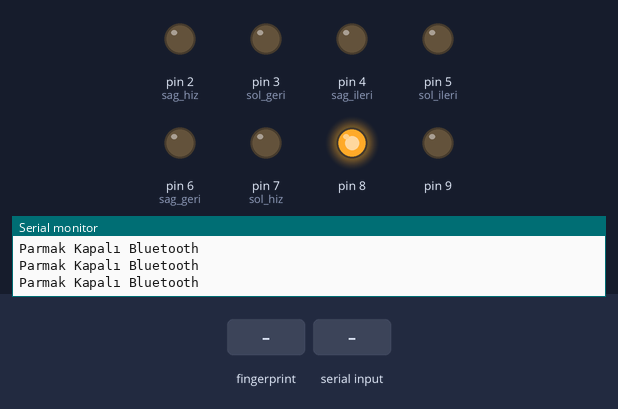
Recording of a sketch running on a simulated Arduino Mega 2560, built with avr-gcc and run on an emulated ATmega2560. Parts: output pins drawn as LEDs (lit = HIGH), the last lines printed to the serial monitor. The inputs (shaded band) are chosen by the test bench.

Above: at 2.2 s.
2.3 s: finger stored as number 1 placed on the sensor
At 3.8 s:
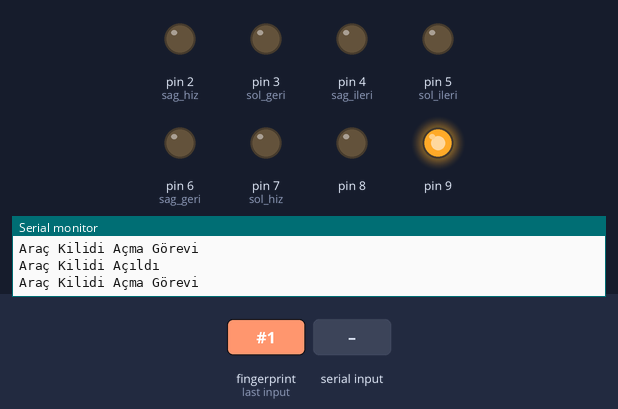
4.1 s: "B" received over Serial
At 5.2 s:
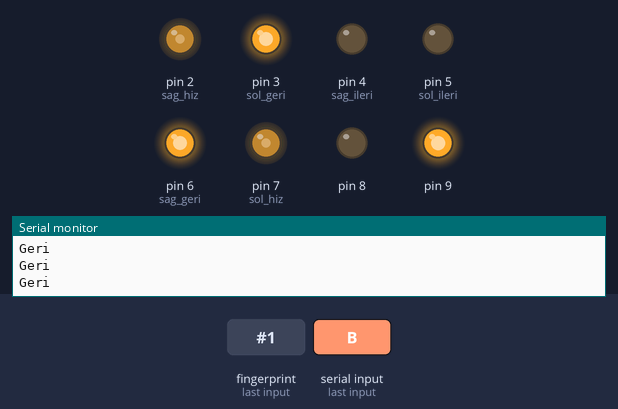
5.6 s: "L" received over Serial
At 6.8 s:
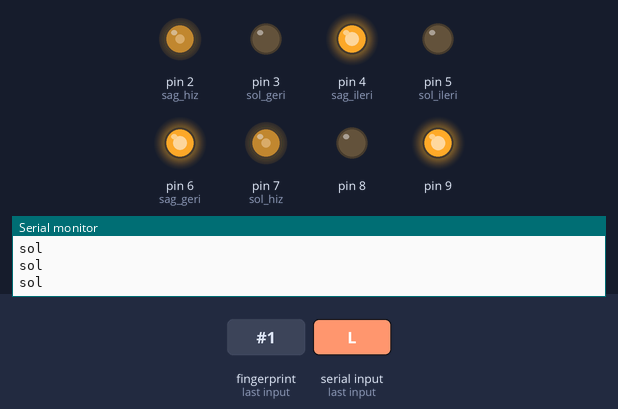
7.2 s: "R" received over Serial
At 7.9 s:
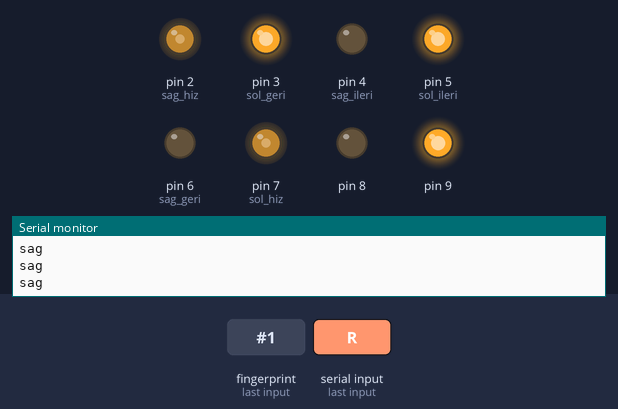
8.8 s: finger stored as number 1 placed on the sensor
At 10.2 s:
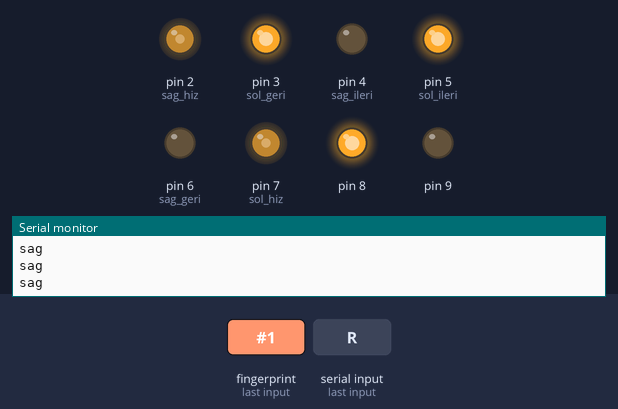
10.7 s: "F" received over Serial
At 12.0 s:
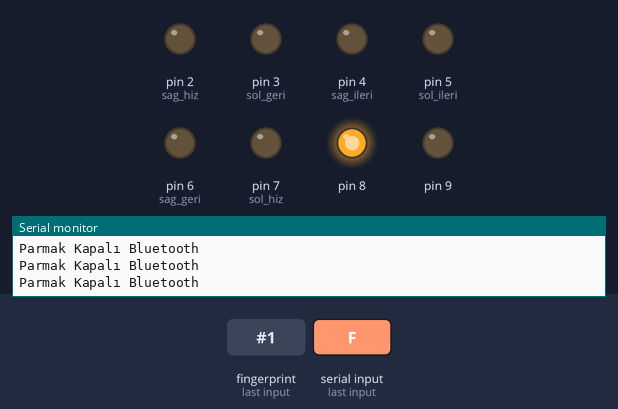
Timing chart, 0 to 13.2 s (numbered marks = the images above; inputs shaded):
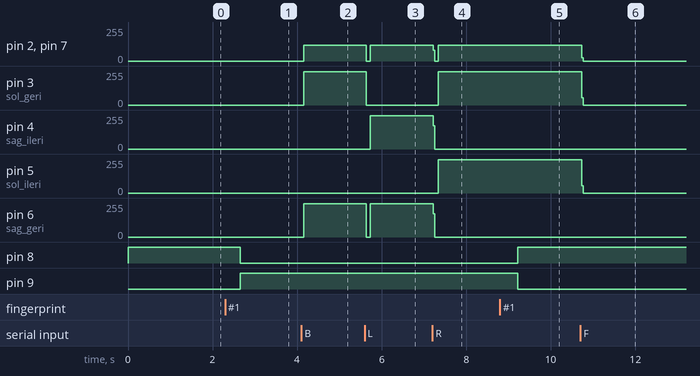

The sketch:

FingerprintCarRTOS.ino
```cpp
//Developed by Alp Karademir -  2019

// Arduino Based Bluetooth Controlled Car with Fingerprint Module with RTOS
// Used module : FMP10 Fingerprint Module

//Libraries
#include <Adafruit_Fingerprint.h>
#include <Arduino_FreeRTOS.h>

//------------------------------------//

#define mySerial Serial1

#define sol_ileri 5
#define sol_geri 3
#define sol_hiz 7

#define sag_ileri 4
#define sag_geri 6
#define sag_hiz 2

#define redled 8
#define greenled 9

int motorlar_hiz = 120;

//------------------------------------//

int personID = 0;

bool acikMi = false;

Adafruit_Fingerprint finger = Adafruit_Fingerprint(&mySerial);


void vTask1(void *pvParameters);
void vTask2(void *pvParameters);
void vTask3(void *pvParameters);
void vTask4(void *pvParameters);
//------------------------------------//


void setup() {


  Serial.begin(9600);

  xTaskCreate(  vTask1,
                (const portCHAR *)"Task 1",
                1024,
                NULL,
                1,
                NULL);
  xTaskCreate(  vTask2,
                (const portCHAR *)"Task 2",
                1024,
                NULL,
                2,
                NULL);
  xTaskCreate(  vTask3,
                (const portCHAR *)"Task 3",
                1024,
                NULL,
                3,
                NULL);
  xTaskCreate(  vTask4,
                (const portCHAR *)"Task 4",
                1024,
                NULL,
                4,
                NULL);

pinMode(8, OUTPUT);
pinMode(9, OUTPUT);

digitalWrite(8, HIGH);

    pinMode(sol_ileri, OUTPUT);
    pinMode(sag_ileri, OUTPUT);
    pinMode(sol_geri, OUTPUT);
    pinMode(sag_geri, OUTPUT);
    pinMode(sol_hiz, OUTPUT);
    pinMode(sag_hiz, OUTPUT);

  Serial.println("\n\nAdafruit finger detect test");

  finger.begin(57600);
  delay(5);


}


void loop() {


}

void vTask1(void *pvParameters)
{
  (void) pvParameters;
  const char *pcTaskName = "Araç Kilidi Açma Görevi";
  for (;;)
  {

    if (personID == 1 ) {
      Serial.println("Araç Kilidi Açıldı");
      acikMi = true;
      digitalWrite(8, LOW);
      digitalWrite(9, HIGH);
      Serial.println(pcTaskName);
    }
    vTaskDelay(50 / portTICK_PERIOD_MS);
  }
}


void vTask2(void *pvParameters)
{
  (void) pvParameters;
  const char *pcTaskName = "Araç Kilidi Kapatma Görevi";
  vTaskDelay(200 / portTICK_PERIOD_MS);
  for (;;)
  {


    if (personID == 2) {
      Serial.println("Araç Kilidi Kapandı");
      acikMi = false;
      digitalWrite(8, HIGH);
      digitalWrite(9, LOW);
      Serial.println(pcTaskName);
    }
    vTaskDelay(50 / portTICK_PERIOD_MS);
  }
}

void vTask3(void *pvParameters)
{
  (void) pvParameters;
  const char *pcTaskName = "Parmak İzi Okuma Görevi ";
  vTaskDelay(400 / portTICK_PERIOD_MS);
  for (;;)
  {
    personID =  getFingerprintIDez();
    vTaskDelay(50 / portTICK_PERIOD_MS);
  }
}


void vTask4(void *pvParameters)
{
  (void) pvParameters;
  const char *pcTaskName = "Bluetooth Aktif/DeAktif Görevi";
  vTaskDelay(600 / portTICK_PERIOD_MS);
  for (;;)
  {
    if (acikMi == true) {
      if (Serial.available()) {
        char data = Serial.read();

        if (data == 'F')
        {
          vTaskDelay(10 / portTICK_PERIOD_MS);
          while (data == 'F') {

            if (Serial.available()) {
              break;
            }
            ileri();
          }
          vTaskDelay(10 / portTICK_PERIOD_MS);
          Serial.println("İleri");
          dur();

        }
        else if (data == 'B')
        {

          vTaskDelay(10 / portTICK_PERIOD_MS);
          while (data == 'B') {

            if (Serial.available()) {
              break;
            }
            geri();
            vTaskDelay(10 / portTICK_PERIOD_MS);
            Serial.println("Geri");
            dur();
          }
        }
        else if (data == 'L')
        {

          vTaskDelay(10 / portTICK_PERIOD_MS);
          while (data == 'L') {

            if (Serial.available()) {
              break;
            }
            sol();
            Serial.println("sol");
            vTaskDelay(10 / portTICK_PERIOD_MS);
            dur();
          }
        }
        else if (data == 'R')
        {

          vTaskDelay(10 / portTICK_PERIOD_MS);
          while (data == 'R') {

            if (Serial.available()) {
              break;
            }
            sag();
            vTaskDelay(10 / portTICK_PERIOD_MS);
            Serial.println("sag");
            dur();
          }
        }
      }
    }
    else {
      Serial.println("Parmak Kapalı Bluetooth");
    }
    vTaskDelay(100 / portTICK_PERIOD_MS);
  }
}


int getFingerprintIDez() {
  uint8_t p = finger.getImage();
  if (p != FINGERPRINT_OK)  return -1;

  p = finger.image2Tz();
  if (p != FINGERPRINT_OK)  return -1;

  p = finger.fingerFastSearch();
  if (p != FINGERPRINT_OK)  return -1;

  // found a match!
  if (finger.fingerID == 1 && acikMi == false) {
    acikMi = true;
    return 1;
  } else if (finger.fingerID == 1 && acikMi == true) {
    acikMi = false;
    return 2;
  } else {
    return -1;
  }

}


void geri()
{
  digitalWrite(sol_ileri, 0);
  digitalWrite(sag_ileri, 0);
  digitalWrite(sol_geri, 1);
  digitalWrite(sag_geri, 1);
  analogWrite(sol_hiz, motorlar_hiz);
  analogWrite(sag_hiz, motorlar_hiz);
}

void ileri()
{
  digitalWrite(sol_ileri, 1);
  digitalWrite(sag_ileri, 1);
  digitalWrite(sol_geri, 0);
  digitalWrite(sag_geri, 0);
  analogWrite(sol_hiz, motorlar_hiz);
  analogWrite(sag_hiz, motorlar_hiz);
}

void sag()
{
  digitalWrite(sol_ileri, 1);
  digitalWrite(sag_ileri, 0);
  digitalWrite(sol_geri, 1);
  digitalWrite(sag_geri, 0);
  analogWrite(sol_hiz, motorlar_hiz);
  analogWrite(sag_hiz, motorlar_hiz);
}

void sol()
{
  digitalWrite(sol_ileri, 0);
  digitalWrite(sag_ileri, 1);
  digitalWrite(sol_geri, 0);
  digitalWrite(sag_geri, 1);
  analogWrite(sol_hiz, motorlar_hiz);
  analogWrite(sag_hiz, motorlar_hiz);
}
void dur()
{
  digitalWrite(sol_ileri, 0);
  digitalWrite(sag_ileri, 0);
  digitalWrite(sol_geri, 0);
  digitalWrite(sag_geri, 0);
  analogWrite(sol_hiz, 0);
  analogWrite(sag_hiz, 0);
}
```

Measured:
- after the input at 2.3 s, pin 8: HIGH → LOW after 0.36 s; pin 9: LOW → HIGH after 0.36 s
- after the input at 4.1 s, pin 2 (sag_hiz), pin 7 (sol_hiz): 0/255 → 118/255 after 0.06 s; pin 3 (sol_geri), pin 6 (sag_geri): 0/255 → 250/255 after 0.06 s
- after the input at 5.6 s, pin 2 (sag_hiz), pin 7 (sol_hiz): 118/255 → 0/255 at once, → 117/255 0.10 s later; pin 3 (sol_geri): 250/255 → 0/255 at once; pin 4 (sag_ileri): 0/255 → 249/255 after 0.14 s; pin 6 (sag_geri): 250/255 → 0/255 at once, → 249/255 0.10 s later
- after the input at 7.2 s, pin 2 (sag_hiz), pin 7 (sol_hiz): 117/255 → 0/255 at once, → 117/255 0.12 s later; pin 3 (sol_geri), pin 5 (sol_ileri): 0/255 → 249/255 after 0.13 s; pin 4 (sag_ileri), pin 6 (sag_geri): 249/255 → 0/255 at once
- after the input at 8.8 s, pin 8: LOW → HIGH after 0.42 s; pin 9: HIGH → LOW after 0.42 s
- after the input at 10.7 s, pin 2 (sag_hiz), pin 7 (sol_hiz): 117/255 → 0/255 at once; pin 3 (sol_geri), pin 5 (sol_ileri): 249/255 → 0/255 at once
